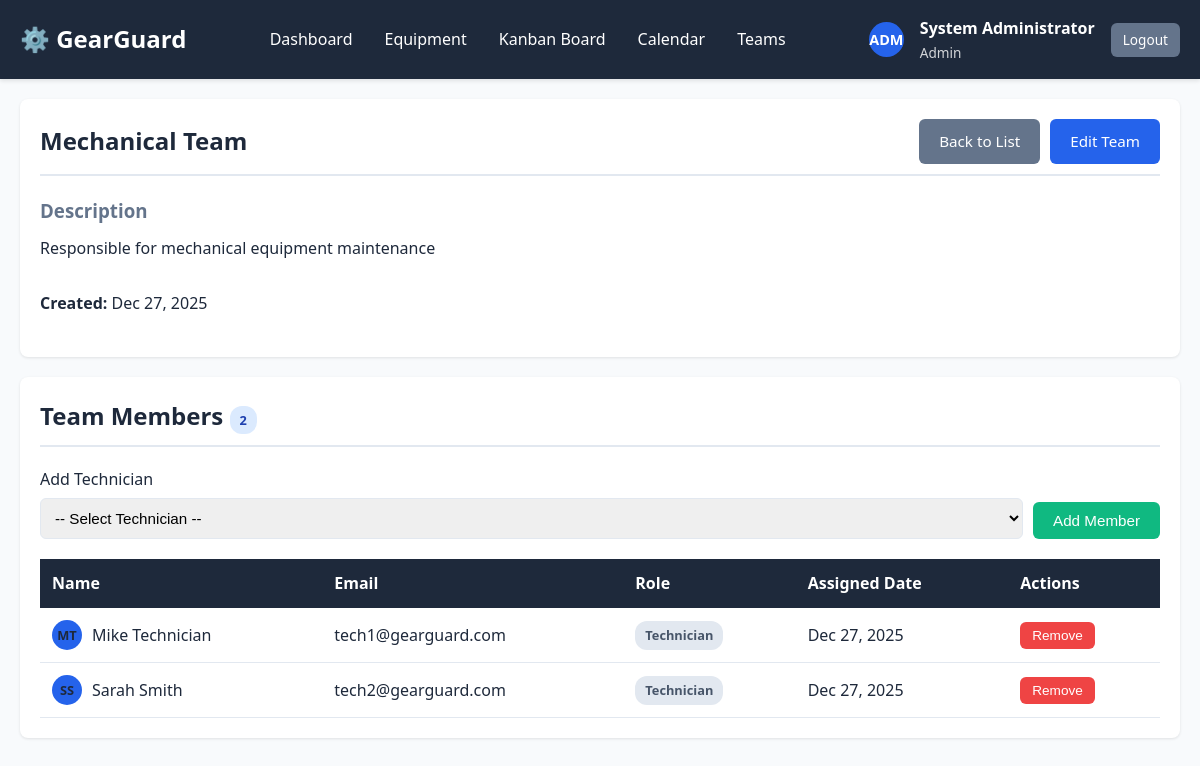
Screenshot of /views/teams/view.php?id=2 (signed in) with the database file from the repository.
### tables this page shows
CREATE TABLE maintenance_teams (
    id INT AUTO_INCREMENT PRIMARY KEY,
    name VARCHAR(100) NOT NULL,
    description TEXT,
    created_at TIMESTAMP DEFAULT CURRENT_TIMESTAMP,
    updated_at TIMESTAMP DEFAULT CURRENT_TIMESTAMP ON UPDATE CURRENT_TIMESTAMP,
    INDEX idx_name (name)
);

CREATE TABLE team_members (
    id INT AUTO_INCREMENT PRIMARY KEY,
    team_id INT NOT NULL,
    user_id INT NOT NULL,
    assigned_at TIMESTAMP DEFAULT CURRENT_TIMESTAMP,
    FOREIGN KEY (team_id) REFERENCES maintenance_teams(id) ON DELETE CASCADE,
    FOREIGN KEY (user_id) REFERENCES users(id) ON DELETE CASCADE,
    UNIQUE KEY unique_team_member (team_id, user_id),
    INDEX idx_team (team_id),
    INDEX idx_user (user_id)
);

CREATE TABLE users (
    id INT AUTO_INCREMENT PRIMARY KEY,
    username VARCHAR(50) UNIQUE NOT NULL,
    email VARCHAR(100) UNIQUE NOT NULL,
    password VARCHAR(255) NOT NULL,
    full_name VARCHAR(100) NOT NULL,
    role ENUM('admin', 'manager', 'technician', 'normal_user') NOT NULL DEFAULT 'normal_user',
    avatar_initials VARCHAR(3),
    created_at TIMESTAMP DEFAULT CURRENT_TIMESTAMP,
    updated_at TIMESTAMP DEFAULT CURRENT_TIMESTAMP ON UPDATE CURRENT_TIMESTAMP,
    INDEX idx_role (role),
    INDEX idx_username (username)
);

### config/database.php (called while the page is built, shortened)
<?php
class Database {
    private static $instance = null;
    private $connection;
    private $host = "localhost";
    private $db_name = "gearguard";
    private $username = "root";
    private $password = "";
    private function __construct() {
        try {
            $this->connection = new PDO(
                "mysql:host=" . $this->host . ";dbname=" . $this->db_name,
                $this->username,
                $this->password
            );
            $this->connection->setAttribute(PDO::ATTR_ERRMODE, PDO::ERRMODE_EXCEPTION);
            $this->connection->setAttribute(PDO::ATTR_DEFAULT_FETCH_MODE, PDO::FETCH_ASSOC);
        } catch(PDOException $e) {
            die("Connection Error: " . $e->getMessage());
        }
    }
    public static function getInstance() {
        if (self::$instance === null) {
            self::$instance = new self();
        }
        return self::$instance;
    }
    public function getConnection() {
        return $this->connection;
    }
}

### models/MaintenanceTeam.php (called while the page is built, shortened)
<?php
require_once __DIR__ . '/../config/database.php';
class MaintenanceTeam {
    private $conn;
    public function __construct() {
        $this->db = Database::getInstance();
        $this->conn = $this->db->getConnection();
    }
    public function getById($id) {
        $sql = "SELECT mt.*, COUNT(tm.id) as member_count
                FROM maintenance_teams mt
                LEFT JOIN team_members tm ON mt.id = tm.team_id
                WHERE mt.id = :id
                GROUP BY mt.id";
        try {
            $stmt = $this->conn->prepare($sql);
            $stmt->bindParam(':id', $id);
            $stmt->execute();
            return $stmt->fetch();
        } catch(PDOException $e) {
            return null;
        }
    }
    public function getMembers($team_id) {
        $sql = "SELECT u.id, u.full_name, u.email, u.role, u.avatar_initials, tm.assigned_at
                FROM team_members tm
                INNER JOIN users u ON tm.user_id = u.id
                WHERE tm.team_id = :team_id
                ORDER BY u.full_name ASC";
        try {
            $stmt = $this->conn->prepare($sql);
            $stmt->bindParam(':team_id', $team_id);
            $stmt->execute();
            return $stmt->fetchAll();
        } catch(PDOException $e) {
            return [];
        }
    }
}

### views/teams/view.php (the view, shortened to what this page needs)
<?php
require_once __DIR__ . '/../../models/MaintenanceTeam.php';
$teamModel = new MaintenanceTeam();
$id = $_GET['id'] ?? null;
$team = $teamModel->getById($id);
$members = $teamModel->getMembers($id);
include __DIR__ . '/../includes/header.php';
?>
<div class="container">
    <div class="card">
        <div class="card-header flex-between">
            <h2 class="card-title"><?php echo htmlspecialchars($team['name']); ?></h2>
            <div class="flex gap-10">
                <a href="list.php" class="btn btn-secondary">Back to List</a>
                <a href="edit.php?id=<?php echo $team['id']; ?>" class="btn btn-primary">Edit Team</a>
            </div>
        </div>
        <div style="margin-bottom: 30px;">
            <h3 style="margin-bottom: 10px; color: var(--secondary-color);">Description</h3>
            <p><?php echo htmlspecialchars($team['description'] ?: 'No description provided'); ?></p>
        </div>
        <div style="margin-bottom: 20px;">
            <strong>Created:</strong> <?php echo date('M d, Y', strtotime($team['created_at'])); ?>
        </div>
    </div>
    <div class="card">
        <div class="card-header">
            <h2 class="card-title">
                Team Members
                <span class="badge badge-info"><?php echo count($members); ?></span>
            </h2>
        </div>
        <form method="POST" action="" style="margin-bottom: 20px;">
            <div style="display: flex; gap: 10px; align-items: flex-end;">
                <div class="form-group" style="flex: 1; margin-bottom: 0;">
                    <label for="user_id">Add Technician</label>
                    <select name="user_id" id="user_id" class="form-control" required>
                        <option value="">-- Select Technician --</option>
                    </select>
                </div>
                <button type="submit" class="btn btn-success">Add Member</button>
            </div>
        </form>
        <?php if (empty($members)): ?>
            <p class="text-center text-muted">No members assigned to this team.</p>
        <?php else: ?>
            <table class="table">
                <thead>
                    <tr>
                        <th>Name</th>
                        <th>Email</th>
                        <th>Role</th>
                        <th>Assigned Date</th>
                        <th>Actions</th>
                    </tr>
                </thead>
                <tbody>
                    <?php foreach ($members as $member): ?>
                        <tr>
                            <td>
                                <div style="display: flex; align-items: center; gap: 10px;">
                                    <div class="user-avatar" style="width: 30px; height: 30px; font-size: 0.8rem;">
                                        <?php echo $member['avatar_initials']; ?>
                                    </div>
                                    <?php echo htmlspecialchars($member['full_name']); ?>
                                </div>
                            </td>
                            <td><?php echo htmlspecialchars($member['email']); ?></td>
                            <td><span class="badge badge-secondary"><?php echo ucfirst(str_replace('_', ' ', $member['role'])); ?></span></td>
                            <td><?php echo date('M d, Y', strtotime($member['assigned_at'])); ?></td>
                            <td>
                                <form method="POST" action="" style="display: inline;">
                                    <button type="submit" class="btn btn-sm btn-danger"
                                            onclick="return confirm('Remove this member from the team?');">Remove</button>
                                </form>
                            </td>
                        </tr>
                    <?php endforeach; ?>
                </tbody>
            </table>
        <?php endif; ?>
    </div>
</div>
<?php include __DIR__ . '/../includes/footer.php'; ?>

### assets/css/style.css (style rules this page uses)
:root { --primary-color: #2563eb; --secondary-color: #64748b; --success-color: #10b981; --warning-color: #f59e0b; --danger-color: #ef4444; --dark-color: #1e293b; --light-color: #f8fafc; --border-color: #e2e8f0; }
* { margin: 0; padding: 0; box-sizing: border-box; }
body { font-family: 'Segoe UI', Tahoma, Geneva, Verdana, sans-serif; background-color: var(--light-color); color: var(--dark-color); line-height: 1.6; }
.container { max-width: 1200px; margin: 0 auto; padding: 20px; }
.user-avatar { width: 35px; height: 35px; border-radius: 50%; background: var(--primary-color); display: flex; align-items: center; justify-content: center; font-weight: bold; font-size: 0.9rem; }
.card { background: white; border-radius: 8px; box-shadow: 0 1px 3px rgba(0,0,0,0.1); padding: 20px; margin-bottom: 20px; }
.card-header { display: flex; justify-content: space-between; align-items: center; margin-bottom: 20px; padding-bottom: 10px; border-bottom: 2px solid var(--border-color); }
.card-title { font-size: 1.5rem; font-weight: 600; }
.btn { display: inline-block; padding: 10px 20px; border: none; border-radius: 6px; cursor: pointer; font-size: 0.95rem; text-decoration: none; transition: all 0.3s; font-weight: 500; }
.btn-primary { background: var(--primary-color); color: white; }
.btn-success { background: var(--success-color); color: white; }
.btn-danger { background: var(--danger-color); color: white; }
.btn-secondary { background: var(--secondary-color); color: white; }
.btn-sm { padding: 6px 12px; font-size: 0.85rem; }
.form-group { margin-bottom: 20px; }
.form-group label { display: block; margin-bottom: 5px; font-weight: 500; color: var(--dark-color); }
.form-control { width: 100%; padding: 10px; border: 1px solid var(--border-color); border-radius: 6px; font-size: 0.95rem; }
select.form-control { cursor: pointer; }
.table { width: 100%; border-collapse: collapse; margin-top: 20px; }
.table th { background: var(--dark-color); color: white; padding: 12px; text-align: left; font-weight: 600; }
.table td { padding: 12px; border-bottom: 1px solid var(--border-color); }
.badge { display: inline-block; padding: 4px 10px; border-radius: 12px; font-size: 0.8rem; font-weight: 600; }
.badge-info { background: #dbeafe; color: #1e40af; }
.badge-secondary { background: #e2e8f0; color: #475569; }
.flex { display: flex; }
.flex-between { display: flex; justify-content: space-between; align-items: center; }
.gap-10 { gap: 10px; }

### rows the page displays
maintenance_teams: name "Mechanical Team", description "Responsible for mechanical equipment maintenance", created_at "Dec 27, 2025"
team_members: user.avatar_initials "MT", user.full_name "Mike Technician", user.email "tech1@gearguard.com", user.role "Technician", assigned_at "Dec 27, 2025"
team_members: user.avatar_initials "SS", user.full_name "Sarah Smith", user.email "tech2@gearguard.com", user.role "Technician", assigned_at "Dec 27, 2025"

### other values shown
APP_NAME "GearGuard"
$_SESSION['avatar_initials'] "ADM"
$_SESSION['full_name'] "System Administrator"
str_replace('_', ' ', $_SESSION['role']) "Admin"
count($members) "2"
